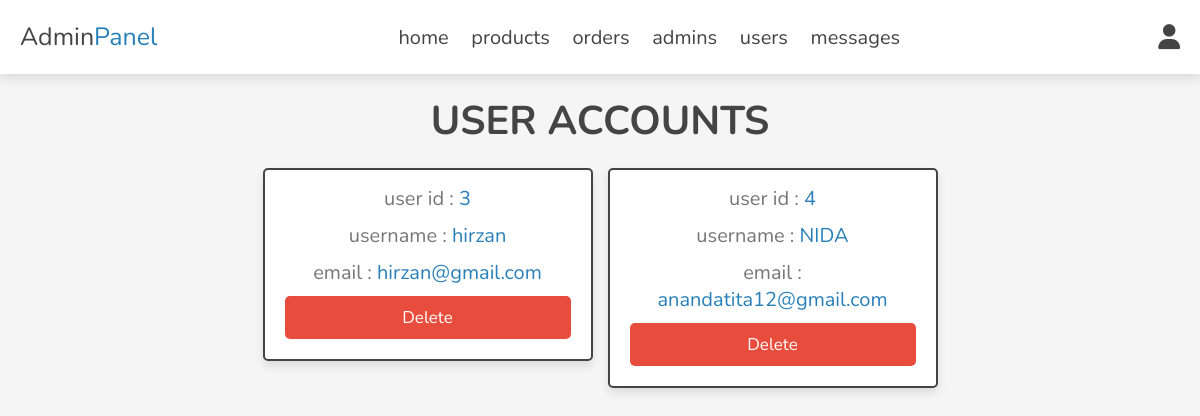
Screenshot of /admin/users_accounts.php (signed in) with the database file from the repository.
### tables this page shows
CREATE TABLE `users` (
  `id` int(100) NOT NULL,
  `name` varchar(20) NOT NULL,
  `email` varchar(50) NOT NULL,
  `password` varchar(50) NOT NULL
);

### admin/users_accounts.php (the view, shortened to what this page needs)
<?php
include '../components/connect.php';
?>
<!DOCTYPE html>
<html lang="en">
<head>
  <link rel="stylesheet" href="https://cdnjs.cloudflare.com/ajax/libs/font-awesome/6.1.1/css/all.min.css">
  <link rel="stylesheet" href="../css/admin_style.css">
</head>
<body>
  <?php include '../components/admin_header.php'; ?>
  <section class="accounts">
    <h1 class="heading">user accounts</h1>
    <div class="box-container">
      <?php
      $select_accounts = $conn->prepare("SELECT * FROM `users`");
      $select_accounts->execute();
      if($select_accounts->rowCount() > 0){
         while($fetch_accounts = $select_accounts->fetch(PDO::FETCH_ASSOC)){
   ?>
      <div class="box">
        <p> user id : <span><?= $fetch_accounts['id']; ?></span> </p>
        <p> username : <span><?= $fetch_accounts['name']; ?></span> </p>
        <p> email : <span><?= $fetch_accounts['email']; ?></span> </p>
        <a href="users_accounts.php?delete=<?= $fetch_accounts['id']; ?>"
          onclick="return confirm('delete this account? the user related information will also be delete!')"
          class="delete-btn">delete</a>
      </div>
      <?php
         }
      }else{
         echo '<p class="empty">no accounts available!</p>';
      }
   ?>
    </div>
  </section>
</body>
</html>

### css/admin_style.css (style rules this page uses)
:root { --main-color: #2980b9; --orange: #f39c12; --red: #e74c3c; --black: #444; --white: #fff; --light-color: #777; --light-bg: #f5f5f5; --border: 0.2rem solid var(--black); --box-shadow: 0 0.5rem 1rem rgba(0, 0, 0, 0.1); }
* { font-family: "Nunito", sans-serif; margin: 0; padding: 0; box-sizing: border-box; outline: none; border: none; text-decoration: none; }
html { font-size: 62.5%; overflow-x: hidden; }
body { background-color: var(--light-bg); }
section { padding: 2rem; max-width: 1200px; margin: 0 auto; }
.heading { font-size: 4rem; color: var(--black); margin-bottom: 2rem; text-align: center; text-transform: uppercase; }
.btn, .delete-btn, .option-btn { display: block; width: 100%; margin-top: 1rem; border-radius: 0.5rem; padding: 1rem 3rem; font-size: 1.7rem; text-transform: capitalize; color: var(--white); cursor: pointer; text-align: center; }
.delete-btn { background-color: var(--red); }
.accounts .box-container { display: grid; grid-template-columns: repeat(auto-fit, 33rem); gap: 1.5rem; align-items: flex-start; justify-content: center; }
.accounts .box-container .box { padding: 2rem; padding-top: 0.5rem; border-radius: 0.5rem; text-align: center; border: var(--border); background-color: var(--white); box-shadow: var(--box-shadow); }
.accounts .box-container .box p { font-size: 2rem; color: var(--light-color); margin: 1rem 0; }
.accounts .box-container .box p span { color: var(--main-color); }

### rows the page displays
users: id "3", name "hirzan", email "hirzan@gmail.com"
users: id "4", name "NIDA", email "anandatita12@gmail.com"
